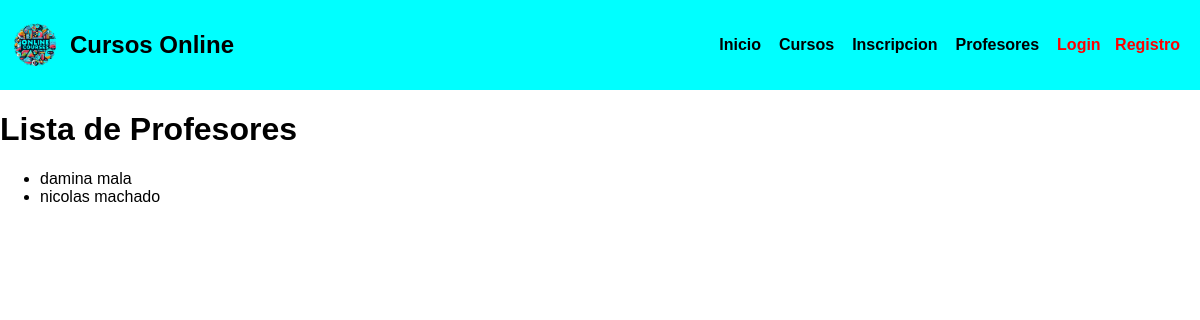
Before: /profesores/ with the older database file.
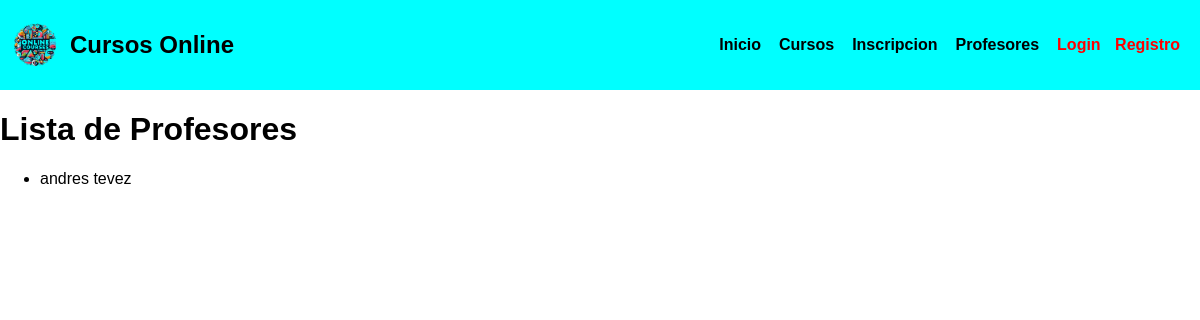
After: the same page with the newer database file.
### AppCoder/models.py (models this page shows, shortened)
class Profesor(models.Model):
    nombre = models.CharField(max_length=100)
    apellido = models.CharField(max_length=100)
    email = models.EmailField()
    profesion = models.CharField(max_length=100)

### AppCoder/views.py (the view)
# urls.py: path('profesores/', views.ProfesorListView.as_view(), name='ListaProfesores'),
class ProfesorListView(ListView):
    model = Profesor
    context_object_name = 'profesores'
    template_name = 'AppCoder/profesores_lista.html'

### AppCoder/templates/AppCoder/profesores_lista.html
{% extends 'AppCoder/padre.html' %}
{% load static %}
{% block contenidoQueCambia %}
  <h1>Lista de Profesores</h1>
  <ul>
    {% for profesor in profesores %}
      <li><a href="{% url 'DetalleProfesor' pk=profesor.pk %}">{{ profesor.nombre }} {{ profesor.apellido }}</a></li>
    {% endfor %}
  </ul>
  {% endblock contenidoQueCambia %}

### AppCoder/templates/AppCoder/padre.html (shortened to what this page needs)
<!DOCTYPE html>
<html lang="en">
<head>
    <link rel="stylesheet" href="/AppCoder/static/AppCoder/css/style.css">
<body>
    <header>
        <a href="{% url 'inicio' %}" class="logo">
            <img src="/AppCoder/static/AppCoder/img/cursosonlinelogo.png" alt="">
            <h2 class="nombre-empresa">Cursos Online</h2>
        </a>
        <nav style="display: flex; align-items: center;gap: 8px;flex-wrap: wrap">
            <a class="nav-link" href="{% url 'inicio' %}">Inicio</a>
            <a class="nav-link" href="{% url 'ListaCursos' %}">Cursos</a>
            <a class="nav-link" href="{% url 'inscripcion' %}"
            >Inscripcion</a>
           <a class="nav-link" href=
            "{% url 'ListaProfesores' %}">Profesores</a>
            {% if not request.user.is_authenticated %}
           <div><a id="Logueo" class="btn btn-primary" href=
            "{% url 'Login' %}">Login</a>
            <a id="Logueo" class="btn btn-primary" href=
            "{% url 'Registro' %}">Registro</a>
            {% else %}
            <a id="Logueo" class="nav-link" href="{% url 'EditarPerfil' %}"> {{request.user.username}} </a>
            <form class="nav-link" method="post" action="{% url 'Logout' %}">
            {% csrf_token %}
            <button type="submit" class="btn btn-primary">Logout</button>
            </form>
            {% endif %}
            </div>
        </nav>
    </header>
    {% block contenidoQueCambia %}
    {% endblock contenidoQueCambia %}
</body>

### AppCoder/static/AppCoder/css/style.css (style rules this page uses)
body { font-family: sans-serif; margin: 0; }
a { text-decoration: none; color: black; }
header { display:flex ; min-height: 70px; background-color: cyan; justify-content: space-between; align-items: center; padding: 10px; }
.logo { display: flex; align-items: center; }
.logo img { height: 50px; margin-right: 10px; }
nav { display: flex; flex-direction: row; }
nav a { font-weight: 600; padding-right: 10px; }
#Logueo { color: red; }

Changed rows visible on the page:
removed Profesor: nombre "damina", apellido "mala"
removed Profesor: nombre "nicolas", apellido "machado"
added Profesor: nombre "andres", apellido "tevez"
